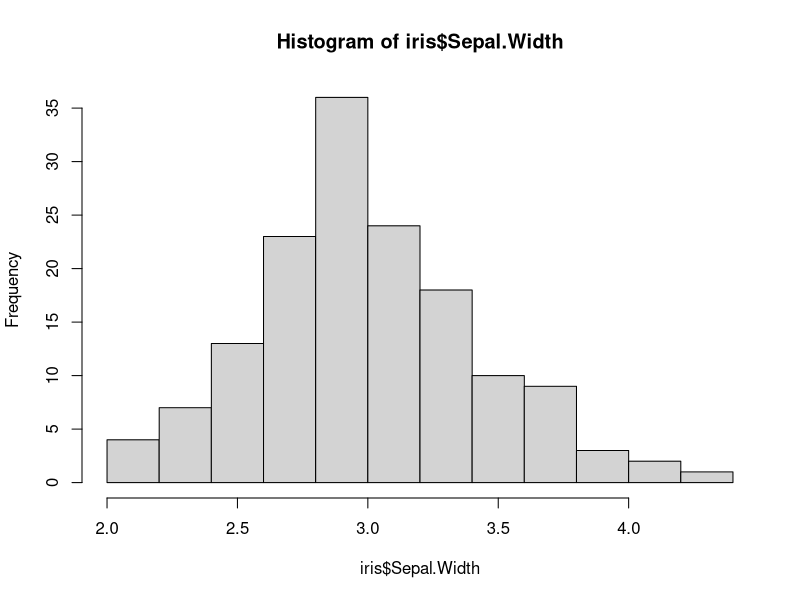
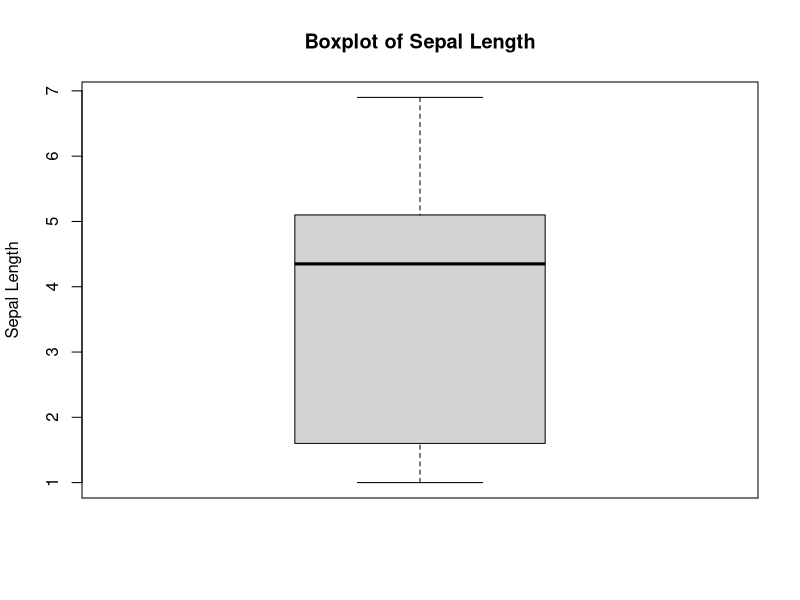
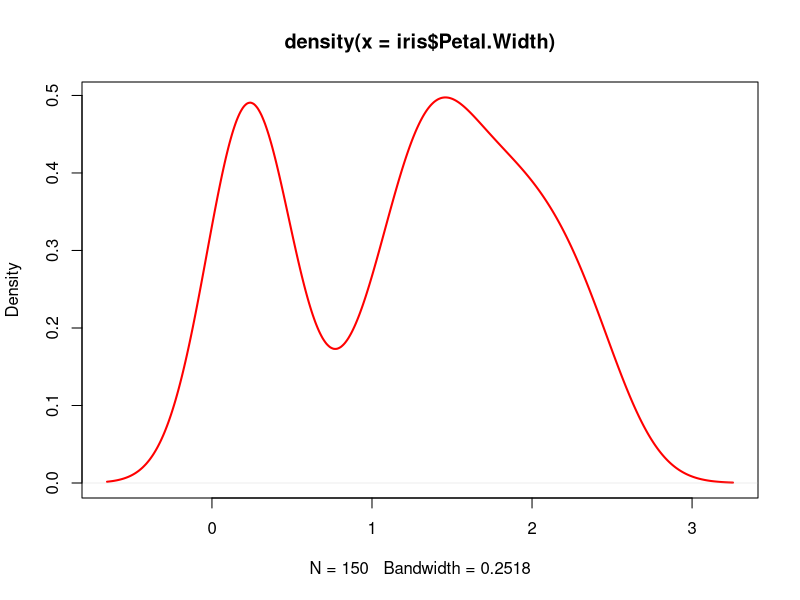
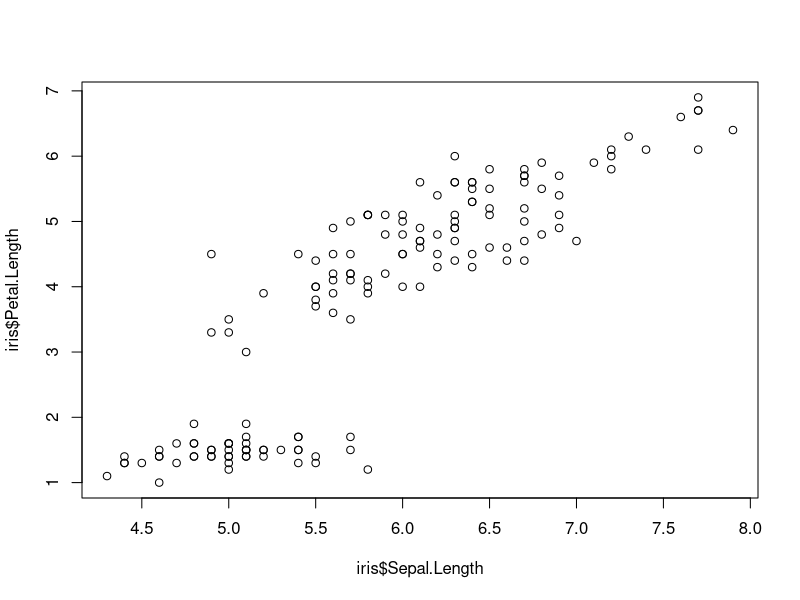
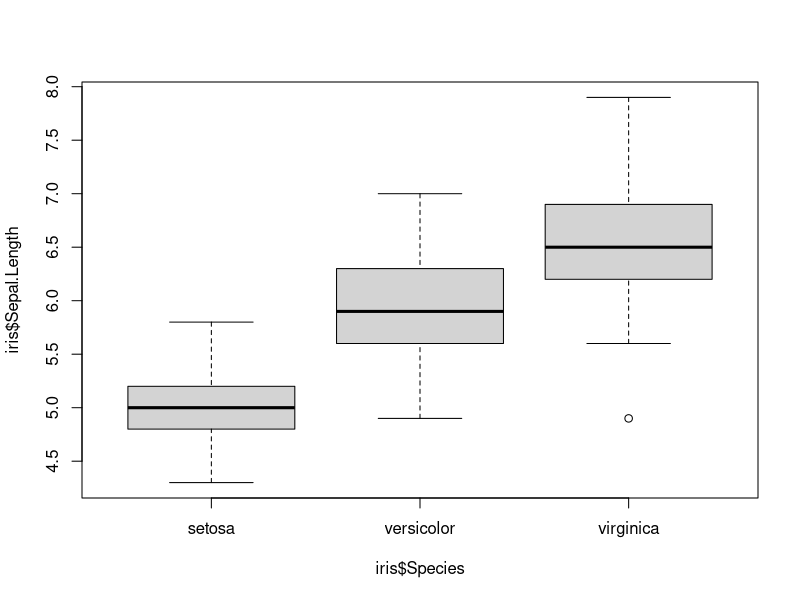
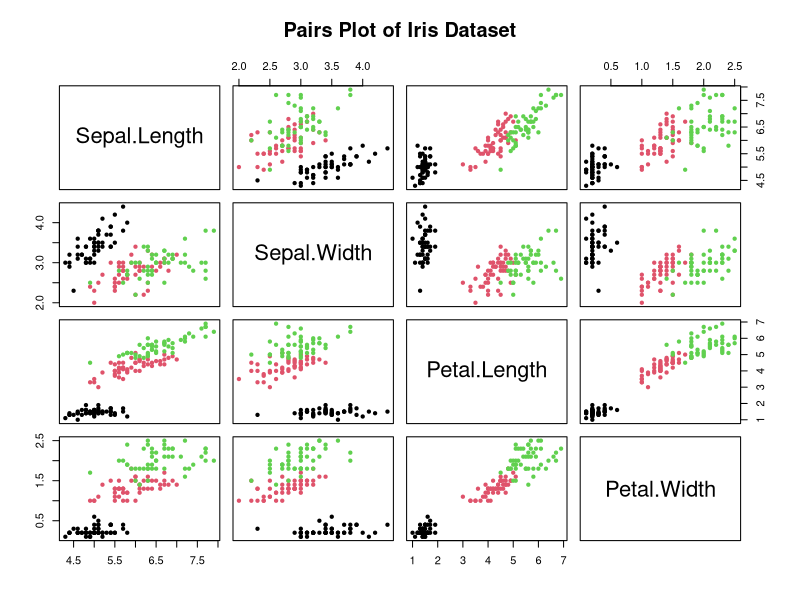
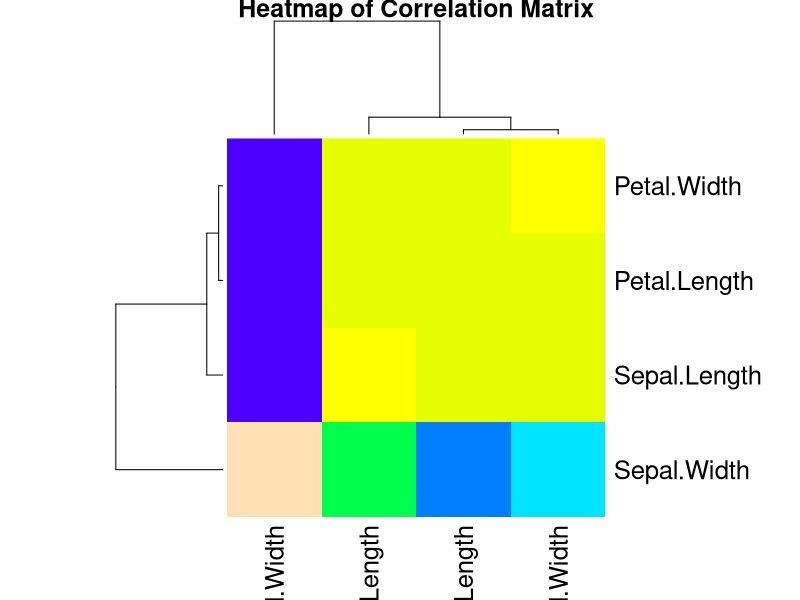

R code for these plots, in order:
data(airquality)

head(airquality)

summary(airquality)

colnames(airquality)

colSums(is.na(airquality))

dim(airquality)

airquality$Ozone[is.na(airquality$Ozone)] <- mean(airquality$Ozone, na.rm = TRUE)

airquality$Solar.R[is.na(airquality$Solar.R)] <- mean(airquality$Solar.R, na.rm = TRUE)

colSums(is.na(airquality))




# Univariate Analysis

hist(iris$Sepal.Width)

boxplot(iris$Petal.Length,main="Boxplot of Sepal Length", 
        ylab="Sepal Length")

plot(density(iris$Petal.Width),col = "red",lwd=2)


# Bivariate Analysis

plot(iris$Sepal.Length,iris$Petal.Length)

boxplot(iris$Sepal.Length ~ iris$Species)

# Multivariate Analysis

pairs(iris[, 1:4], 
      main="Pairs Plot of Iris Dataset", 
      col=iris$Species,pch = 20)


cor_matrix <- cor(iris[, 1:4])
print(cor_matrix)

heatmap(cor_matrix, 
        main="Heatmap of Correlation Matrix", 
        col=topo.colors(10))



